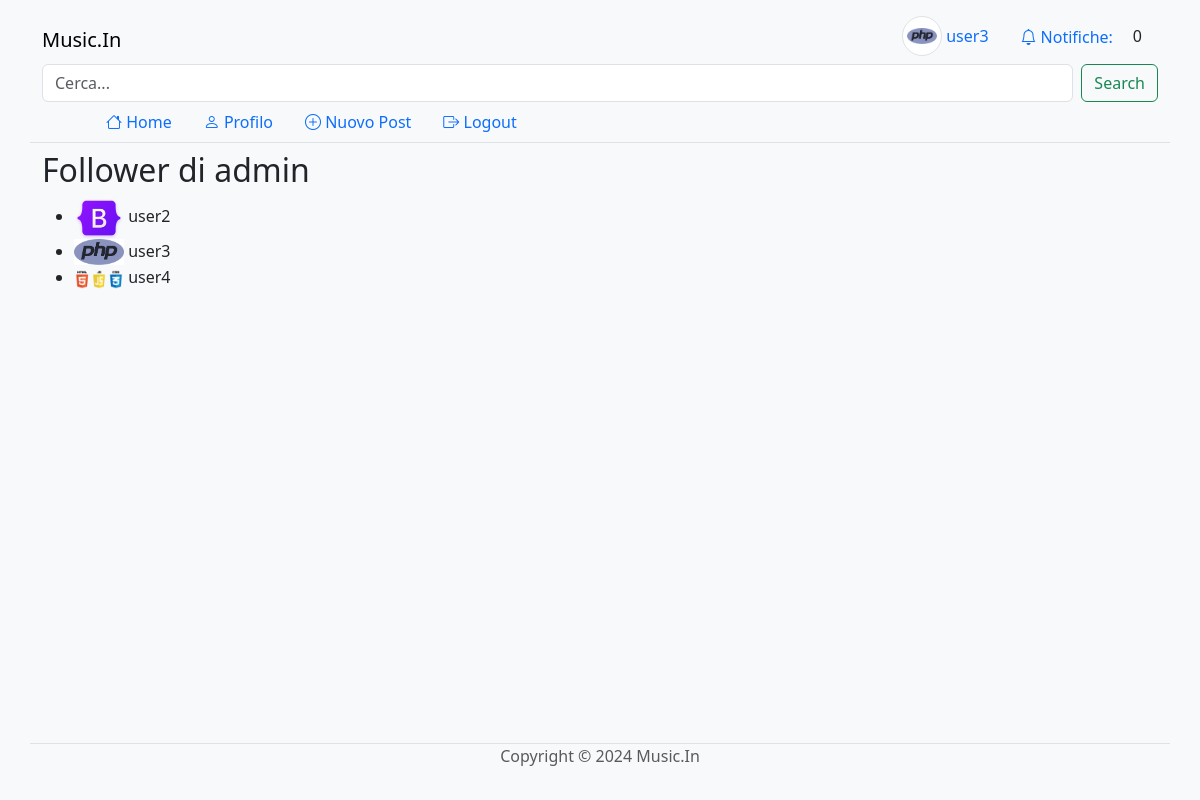
/followers.php?user_id=1 (signed in), run on the app's committed database.
### tables this page shows
create table users (
     `id` int not null AUTO_INCREMENT,
     `username` varchar(255) not null,
     `password` varchar(255) not null,
     `email` varchar(255) not null,
     `name` varchar(255),
     `surname` varchar(255),
     `image` varchar(255),
     `genre_id` int,
     constraint `IDUser` primary key (`id`),
     unique key `username` (`username`),
     unique key `email` (`email`));

create table follows (
     `followed_id` int not null,
     `follower_id` int not null,
     constraint `IDfollows` primary key (`follower_id`, `followed_id`));

### followers.php (called while the page is built)
<?php
require_once __DIR__ . '/bootstrap.php';
$profile_user_id = $_GET['user_id'];
$followers = $dbh->getFollowers($profile_user_id);
$templateParams["title"] = "Music.In - Follower di " . htmlspecialchars($dbh->getUserInfo($profile_user_id)['username']);
$templateParams["name"] = "followers";
require __DIR__ . '/template/base.php';
?>

### db/connessione-db.php (called while the page is built)
<?php
require_once(__DIR__ . "/dbhelper.php");
$servername = "localhost";
$username = "root";
$password = "";
$dbname = "music_in";
$port = 3306;
$dbh = new DatabaseHelper($servername, $username, $password, $dbname, $port);
?>

### db/dbhelper.php (called while the page is built, shortened)
<?php
class DatabaseHelper {
    private $conn;
    public function __construct($servername, $username, $password, $dbname, $port) {
        try {
            $this->conn = new PDO("mysql:host=$servername;dbname=$dbname;port=$port", $username, $password);
            $this->conn->setAttribute(PDO::ATTR_ERRMODE, PDO::ERRMODE_EXCEPTION);
            $this->conn->exec("SET NAMES utf8mb4");
        } catch(PDOException $e) {
            echo "Connessione al database fallita: " . $e->getMessage();
            die();
        }
    }
    public function getUserInfo($user_id) {
        $query_user = "SELECT username, email, name, surname, image as profile_image, genre_id FROM users WHERE id = :user_id";
        $stmt_user = $this->conn->prepare($query_user);
        $stmt_user->bindParam(':user_id', $user_id);
        $stmt_user->execute();
        $user = $stmt_user->fetch(PDO::FETCH_ASSOC);
        return $user;
    }
    public function getFollowers($user_id) {
        $query = "SELECT follower_id FROM follows WHERE followed_id = :followed_id";
        $stmt = $this->conn->prepare($query);
        $stmt->bindParam(":followed_id", $user_id);
        $stmt->execute();
        $followers_ids = $stmt->fetchAll(PDO::FETCH_ASSOC);
        return $followers_ids;
    }
}
?>

### template/followers.php (the view)
<h2>Follower di <?php echo htmlspecialchars($dbh->getUserInfo($profile_user_id)['username']); ?></h2>
<ul>
    <?php foreach ($followers as $follower): ?>
        <?php $follower_info = $dbh->getUserInfo($follower['follower_id']); ?>
        <li>
            <img src="<?php echo UPLOAD_DIR . htmlspecialchars($follower_info['profile_image']); ?>" alt="Immagine Profilo" style="width: 50px; height: auto;">
            <?php echo htmlspecialchars($follower_info['username']); ?>
        </li>
    <?php endforeach; ?>
</ul>

### template/base.php (shortened to what this page needs)
<!DOCTYPE html>
<html lang="it" class="h-100">
<head>
    <link href="https://cdn.jsdelivr.net/npm/bootstrap@5.3.3/dist/css/bootstrap.min.css" rel="stylesheet">
    <link rel="stylesheet" href="https://cdn.jsdelivr.net/npm/bootstrap-icons@1.11.3/font/bootstrap-icons.min.css">
    <link rel='stylesheet' type='text/css' href='css/common.css'>
</head>
<body class="bg-light d-flex flex-column h-100">
<?php
$username = $dbh->getUserInfo(getCurrentUserId())['username'];
$profile_image = $dbh->getUserInfo(getCurrentUserId())['profile_image'];
?>
    <nav class="navbar navbar-expand-md navbar-light bg-light sticky-top">
        <div class="container justify-content-center border-bottom">
            <div class="col-12">
                <div class="d-flex">
                    <h1><a class="navbar-brand" href="/">Music.In</a></h1>
                    <div class="container nav nav-pills align-items-center justify-content-end">
                        <a class="nav-link" href="profile.php">
                            <?php if (!empty($profile_image)): ?>
                                <img class="avatar-thumbnail img-thumbnail rounded-circle" src="<?php echo UPLOAD_DIR . htmlspecialchars($profile_image); ?>" alt="Immagine Profilo">
                            <?php else: ?>
                                <span class="bi bi-person-circle align-middle"></span>
                            <?php endif; ?>
                            <span class="d-none d-sm-inline align-middle"><?php echo htmlspecialchars($username); ?></span>
                        </a>
                        <a class="nav-link <?php markIfActive("notifications.php"); ?>" href="notifications.php"><span class="bi bi-bell align-middle"></span><span class="d-none d-sm-inline ms-1 align-middle">Notifiche:</span></a>
                        <span id="notification_counter" class="p-1">0</span>
                    </div>
                </div>
                <form class="d-flex" role="search" action="search.php" method="get">
                <input class="form-control me-2" type="search" id="searchBar" name="user_id" placeholder="Cerca..." aria-label="Search">
                <button class="btn btn-outline-success" type="submit">Search</button>
            </form>
                <div class="px-5 navbar-collapse" id="navbarCollapse">
                    <ul class="nav nav-pills col-12 col-lg-auto my-2 justify-content-center my-md-0 text-small">
                        <?php
                        $navlinks = [
                            ["index.php", "bi-house", "Home"],
                            ["profile.php", "bi-person", "Profilo"],
                            ["new-post.php", "bi-plus-circle", "Nuovo Post"],
                            ["logout.php", "bi-box-arrow-right", "Logout"],
                        ];
                        ?>
                        <?php foreach ($navlinks as $navlink) : ?>
                            <li class="nav-item">
                                <a class="nav-link <?php markIfActive($navlink[0]); ?>" href="<?php echo $navlink[0]; ?>">
                                    <span class="bi <?php echo $navlink[1]; ?>"></span>
                                    <span class="d-none d-md-inline"><?php echo $navlink[2]; ?></span>
                                </a>
                            </li>
                        <?php endforeach; ?>
                    </ul>
                </div>
            </div>
        </div>
    </nav>
    <main class="flex-shrink-0">
        <div class="container">
            <?php if(isset($templateParams["name"])) { require(__DIR__ . "/" . $templateParams["name"] . ".php"); } ?>
        </div>
    </main>
    <footer class="footer mt-auto py-3 bg-body-tertiary">
        <div class="container border-top">
            <p class="text-center text-body-secondary">Copyright &copy; 2024 Music.In</p>
        </div>
    </footer>
</body>
</html>

### utils/functions.php (shortened to what this page needs)
<?php
function getCurrentUserId() {
    return $_SESSION["user_id"];
}
function markIfActive($pagename){
    if(basename($_SERVER['PHP_SELF'])==$pagename){
        echo "active";
    }
}
?>

### css/common.css (style rules this page uses)
.avatar-thumbnail { height: 30pt; width: 30pt; object-fit: scale-down; }

### data on the page
users: image (picture), username "user3"
users: username "admin"
follows: follower.image (picture), follower.username "user2"
follows: follower.image (picture), follower.username "user3"
follows: follower.image (picture), follower.username "user4"

### other printed values
$navlink[2] "Home"
$navlink[2] "Profilo"
$navlink[2] "Nuovo Post"
$navlink[2] "Logout"
